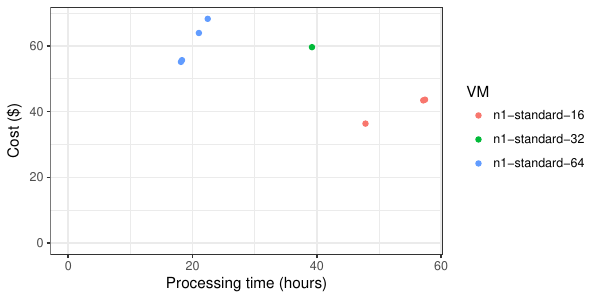

Write the R code that produced this figure.
library(ggplot2)
df <- read.table("firecloud_runtimes.txt", header=TRUE)
colnames(df)[1] <- "VM"
head(df)
p <- ggplot(df, aes(hours_per_1B_reads_30X, cost_per_1B_reads_30X)) + geom_point(aes(color=VM)) + xlim(0, NA) + ylim(0, NA) + theme_bw() + xlab("Processing time (hours)") + ylab("Cost ($)")
p
ggsave("firecloud_runtimes.pdf", p, width = 6, height=3)
